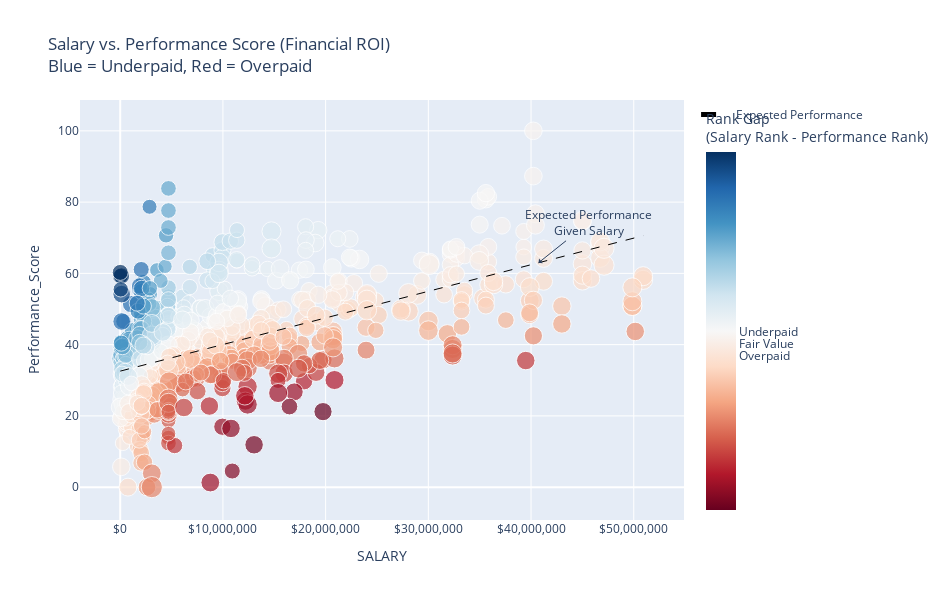

This figure's notebook cell:
### Markdown cell above
## 3. Initial Financial Analysis Visualizations

Let's explore the key financial relationships in our data to identify patterns and inefficiencies.

### Code cell
# ==============================================================================
# Chart 1: Salary vs. Performance Score
# ==============================================================================
if df is not None:
    print("Generating visualization: Salary vs. Performance Score...")
    
    # Check if we have the minimum required columns for visualization
    required_cols = ['SALARY', 'Performance_Score']
    missing_cols = [col for col in required_cols if col not in df.columns]
    
    if missing_cols:
        print(f"❌ Cannot generate visualization. Missing required columns: {missing_cols}")
    else:
        # Prepare for visualization
        import plotly.express as px
        import plotly.graph_objects as go
        import numpy as np
        
        # Choose the appropriate columns based on what's available
        x_col = 'SALARY' if 'SALARY' in df.columns else 'SALARY_ADJUSTED'
        y_col = 'Performance_Score'
        color_col = 'Rank_Gap' if 'Rank_Gap' in df.columns else None
        size_col = 'AGE' if 'AGE' in df.columns else None
        
        # Set up hover data
        hover_data = ['PLAYER_NAME', 'TEAM', 'POS', 'PS_per_M']
        hover_data = [col for col in hover_data if col in df.columns]
        
        # Create figure
        fig_salary_vs_perf = px.scatter(
            df, 
            x=x_col, 
            y=y_col,
            color=color_col,
            color_continuous_scale='RdBu_r',  # Red for negative (overpaid), Blue for positive (underpaid)
            size=size_col,
            size_max=15,
            hover_name='PLAYER_NAME' if 'PLAYER_NAME' in df.columns else None,
            hover_data=hover_data,
            height=PLOT_HEIGHT,
            width=PLOT_WIDTH,
            title='Salary vs. Performance Score (Financial ROI)<br>Blue = Underpaid, Red = Overpaid'
        )
        
        # Add a reference line for the expected performance given salary
        z = np.polyfit(df[x_col], df[y_col], 1)
        p = np.poly1d(z)
        
        x_range = np.linspace(df[x_col].min(), df[x_col].max(), 100)
        fig_salary_vs_perf.add_trace(
            go.Scatter(
                x=x_range, 
                y=p(x_range), 
                mode='lines', 
                name='Expected Performance', 
                line=dict(color='black', width=1, dash='dash')
            )
        )
        
        # Add annotation explaining the reference line
        fig_salary_vs_perf.add_annotation(
            x=df[x_col].max()*0.8,
            y=p(df[x_col].max()*0.8),
            text="Expected Performance<br>Given Salary",
            showarrow=True,
            arrowhead=1,
            ax=50,
            ay=-40
        )
        
        # Format the color scale if we have Rank_Gap
        if color_col == 'Rank_Gap':
            fig_salary_vs_perf.update_layout(
                coloraxis=dict(
                    colorscale='RdBu',
                    colorbar=dict(
                        title="Rank Gap<br>(Salary Rank - Performance Rank)",
                        tickvals=[-50, 0, 50],
                        ticktext=["Overpaid", "Fair Value", "Underpaid"]
                    )
                )
            )
        
        # Format the salary axis
        fig_salary_vs_perf.update_xaxes(
            tickprefix='$',
            tickformat=',.0f'
        )
        
        fig_salary_vs_perf.show()
        print("✅ Visualization generated successfully.")

### Figure 1 — Plotly figure (JSON) as saved in the notebook; plotly's stock layout.template omitted (floating-point values rounded to 4 significant figures; data arrays with more than 128 entries replaced by an {"elided": "..."} marker saying what was removed)
{"data": [{"customdata": {"elided": "896x4 mixed values"}, "hovertemplate": "<b>%{hovertext}</b><br><br>SALARY=%{x}<br>Performance_Score=%{y}<br>AGE=%{marker.size}<br>PLAYER_NAME=%{customdata[0]}<br>TEAM=%{customdata[1]}<br>POS=%{customdata[2]}<br>PS_per_M=%{customdata[3]}<br>Rank_Gap=%{marker.color}<extra></extra>", "hovertext": {"elided": "896 str values"}, "legendgroup": "", "marker": {"color": {"elided": "896 float values"}, "coloraxis": "coloraxis", "size": {"elided": "896 int values"}, "sizemode": "area", "sizeref": 0.1867, "symbol": "circle"}, "mode": "markers", "name": "", "orientation": "v", "showlegend": false, "type": "scatter", "x": {"elided": "896 float values"}, "xaxis": "x", "y": {"elided": "896 float values"}, "yaxis": "y"}, {"line": {"color": "black", "dash": "dash", "width": 1}, "mode": "lines", "name": "Expected Performance", "type": "scatter", "x": [6195.0, 520400.0, 1035000.0, 1549000.0, 2063000.0, 2577000.0, 3091000.0, 3606000.0, 4120000.0, 4634000.0, 5148000.0, 5663000.0, 6177000.0, 6691000.0, 7205000.0, 7719000.0, 8234000.0, 8748000.0, 9262000.0, 9776000.0, 10290000.0, 10800000.0, 11320000.0, 11830000.0, 12350000.0, 12860000.0, 13380000.0, 13890000.0, 14400000.0, 14920000.0, 15430000.0, 15950000.0, 16460000.0, 16980000.0, 17490000.0, 18000000.0, 18520000.0, 19030000.0, 19550000.0, 20060000.0, 20570000.0, 21090000.0, 21600000.0, 22120000.0, 22630000.0, 23150000.0, 23660000.0, 24170000.0, 24690000.0, 25200000.0, 25720000.0, 26230000.0, 26750000.0, 27260000.0, 27770000.0, 28290000.0, 28800000.0, 29320000.0, 29830000.0, 30340000.0, 30860000.0, 31370000.0, 31890000.0, 32400000.0, 32920000.0, 33430000.0, 33940000.0, 34460000.0, 34970000.0, 35490000.0, 36000000.0, 36520000.0, 37030000.0, 37540000.0, 38060000.0, 38570000.0, 39090000.0, 39600000.0, 40120000.0, 40630000.0, 41140000.0, 41660000.0, 42170000.0, 42690000.0, 43200000.0, 43710000.0, 44230000.0, 44740000.0, 45260000.0, 45770000.0, 46290000.0, 46800000.0, 47310000.0, 47830000.0, 48340000.0, 48860000.0, 49370000.0, 49890000.0, 50400000.0, 50910000.0], "y": [32.57, 32.95, 33.33, 33.72, 34.1, 34.49, 34.87, 35.25, 35.64, 36.02, 36.41, 36.79, 37.17, 37.56, 37.94, 38.33, 38.71, 39.09, 39.48, 39.86, 40.25, 40.63, 41.01, 41.4, 41.78, 42.16, 42.55, 42.93, 43.32, 43.7, 44.08, 44.47, 44.85, 45.24, 45.62, 46.0, 46.39, 46.77, 47.16, 47.54, 47.92, 48.31, 48.69, 49.08, 49.46, 49.84, 50.23, 50.61, 51.0, 51.38, 51.76, 52.15, 52.53, 52.92, 53.3, 53.68, 54.07, 54.45, 54.83, 55.22, 55.6, 55.99, 56.37, 56.75, 57.14, 57.52, 57.91, 58.29, 58.67, 59.06, 59.44, 59.83, 60.21, 60.59, 60.98, 61.36, 61.75, 62.13, 62.51, 62.9, 63.28, 63.67, 64.05, 64.43, 64.82, 65.2, 65.59, 65.97, 66.35, 66.74, 67.12, 67.51, 67.89, 68.27, 68.66, 69.04, 69.42, 69.81, 70.19, 70.58]}], "layout": {"annotations": [{"arrowhead": 1, "ax": 50, "ay": -40, "showarrow": true, "text": "Expected Performance<br>Given Salary", "x": 40730000.0, "y": 62.97}], "coloraxis": {"colorbar": {"ticktext": ["Overpaid", "Fair Value", "Underpaid"], "tickvals": [-50, 0, 50], "title": {"text": "Rank Gap<br>(Salary Rank - Performance Rank)"}}, "colorscale": [[0, "rgb(103,0,31)"], [0.1, "rgb(178,24,43)"], [0.2, "rgb(214,96,77)"], [0.3, "rgb(244,165,130)"], [0.4, "rgb(253,219,199)"], [0.5, "rgb(247,247,247)"], [0.6, "rgb(209,229,240)"], [0.7, "rgb(146,197,222)"], [0.8, "rgb(67,147,195)"], [0.9, "rgb(33,102,172)"], [1, "rgb(5,48,97)"]]}, "height": 600, "legend": {"itemsizing": "constant", "tracegroupgap": 0}, "title": {"text": "Salary vs. Performance Score (Financial ROI)<br>Blue = Underpaid, Red = Overpaid"}, "width": 950, "xaxis": {"anchor": "y", "domain": [0, 1], "tickformat": ",.0f", "tickprefix": "$", "title": {"text": "SALARY"}}, "yaxis": {"anchor": "x", "domain": [0, 1], "title": {"text": "Performance_Score"}}}}
